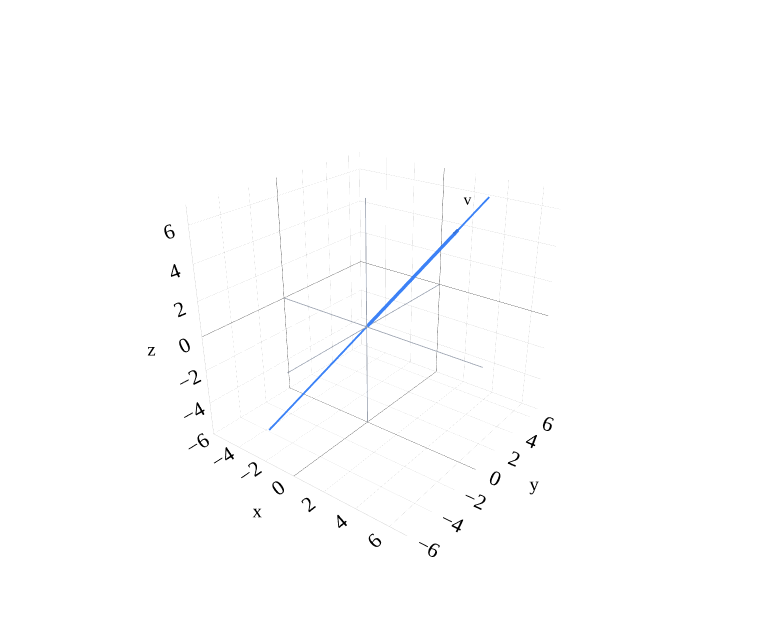

Source (notebook cell):
### Markdown cell above
## Lines through the origin

As in the case of $\mathbb{R}^2$, to describe a line through the origin, we
just need to give any nonzero vector along the line.

For example, let

$$
\vec v=
\begin{bmatrix}
3\\
4\\
5
\end{bmatrix}.
$$

The line through the origin in the direction of $\vec v$ is

$$
\operatorname{span}(\vec v)
=
\left\{
t
\begin{bmatrix}
3\\
4\\
5
\end{bmatrix}
:
t\in\mathbb{R}
\right\}.
$$

### Code cell
fig=base3()
v=np.array([3,4,5])
line3(fig,-1.1*v,1.3*v,BLUE,width=4)
vec3(fig,v,'v',BLUE)
fig.show()

### Figure 1 — Plotly figure (JSON) as saved in the notebook; plotly's stock layout.template omitted (floating-point values rounded to 4 significant figures)
{"data": [{"hoverinfo": "skip", "line": {"color": "#9ca3af", "dash": "solid", "width": 2}, "mode": "lines", "showlegend": false, "type": "scatter3d", "x": [-6.0, 7.0], "y": [-0.0, 0.0], "z": [-0.0, 0.0]}, {"hoverinfo": "skip", "line": {"color": "#9ca3af", "dash": "solid", "width": 2}, "mode": "lines", "showlegend": false, "type": "scatter3d", "x": [-0.0, 0.0], "y": [-6.0, 7.0], "z": [-0.0, 0.0]}, {"hoverinfo": "skip", "line": {"color": "#9ca3af", "dash": "solid", "width": 2}, "mode": "lines", "showlegend": false, "type": "scatter3d", "x": [-0.0, 0.0], "y": [-0.0, 0.0], "z": [-6.0, 7.0]}, {"hoverinfo": "skip", "line": {"color": "#3d81f6", "dash": "solid", "width": 4}, "mode": "lines", "showlegend": false, "type": "scatter3d", "x": [-3.3, 3.9], "y": [-4.4, 5.2], "z": [-5.5, 6.5]}, {"hoverinfo": "skip", "line": {"color": "#3d81f6", "dash": "solid", "width": 7}, "mode": "lines", "showlegend": false, "type": "scatter3d", "x": [0.0, 2.936], "y": [0.0, 3.915], "z": [0.0, 4.894]}, {"anchor": "tip", "colorscale": [[0, "#3d81f6"], [1, "#3d81f6"]], "hoverinfo": "skip", "showscale": false, "sizemode": "absolute", "sizeref": 0.45, "type": "cone", "u": [0.4243], "v": [0.5657], "w": [0.7071], "x": [3.0], "y": [4.0], "z": [5.0]}, {"hoverinfo": "skip", "mode": "text", "text": ["v"], "textfont": {"color": "black", "size": 16}, "type": "scatter3d", "x": [3.25], "y": [4.25], "z": [5.35]}], "layout": {"colorway": ["#3d81f6", "orange", "#d81a60"], "font": {"color": "black", "family": "Palatino", "size": 16}, "height": 620, "margin": {"b": 0, "l": 0, "r": 0, "t": 15}, "paper_bgcolor": "white", "plot_bgcolor": "white", "scene": {"aspectmode": "cube", "camera": {"eye": {"x": 1.6, "y": -2.1, "z": 1.3}}, "xaxis": {"dtick": 2, "range": [-6, 7], "showbackground": true, "showspikes": false, "title": {"text": "x"}}, "yaxis": {"dtick": 2, "range": [-6, 7], "showbackground": true, "showspikes": false, "title": {"text": "y"}}, "zaxis": {"dtick": 2, "range": [-6, 7], "showbackground": true, "showspikes": false, "title": {"text": "z"}}}, "showlegend": false, "width": 760, "xaxis": {"gridcolor": "#e5e7eb", "zerolinecolor": "#9ca3af"}, "yaxis": {"gridcolor": "#e5e7eb", "zerolinecolor": "#9ca3af"}}}
